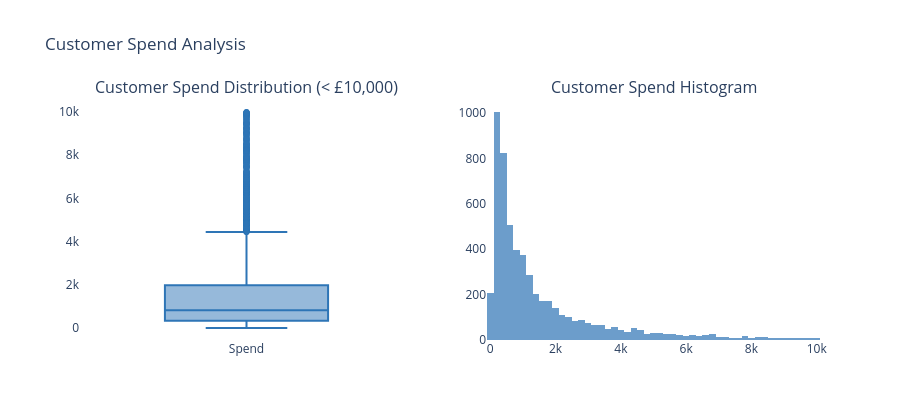

This figure's notebook cell:
### Code cell
customer_spend = df.groupby('Customer ID')['TotalPrice'].sum().reset_index()
customer_spend.columns = ['Customer ID', 'Total Spend']
customer_spend_filtered = customer_spend[customer_spend['Total Spend'] < 10000]

fig6 = make_subplots(rows=1, cols=2,
    subplot_titles=('Customer Spend Distribution (< £10,000)', 
                    'Customer Spend Histogram'))

fig6.add_trace(go.Box(
    y=customer_spend_filtered['Total Spend'],
    name='Spend', marker_color='#2E75B6',
    boxpoints='outliers'
), row=1, col=1)

fig6.add_trace(go.Histogram(
    x=customer_spend_filtered['Total Spend'],
    nbinsx=50, marker_color='#2E75B6',
    opacity=0.7, name='Count'
), row=1, col=2)

fig6.update_layout(
    height=420, showlegend=False,
    plot_bgcolor='white', paper_bgcolor='white',
    title='Customer Spend Analysis'
)
fig6.show()
print("图6完成")

### Figure 1 — Plotly figure (JSON) as saved in the notebook; plotly's stock layout.template omitted (floating-point values rounded to 4 significant figures; data arrays with more than 128 entries replaced by an {"elided": "..."} marker saying what was removed)
{"data": [{"boxpoints": "outliers", "marker": {"color": "#2E75B6"}, "name": "Spend", "type": "box", "xaxis": "x", "y": {"elided": "5611 float values"}, "yaxis": "y"}, {"marker": {"color": "#2E75B6"}, "name": "Count", "nbinsx": 50, "opacity": 0.7, "type": "histogram", "x": {"elided": "5611 float values"}, "xaxis": "x2", "yaxis": "y2"}], "layout": {"annotations": [{"font": {"size": 16}, "showarrow": false, "text": "Customer Spend Distribution (< £10,000)", "x": 0.225, "xanchor": "center", "xref": "paper", "y": 1, "yanchor": "bottom", "yref": "paper"}, {"font": {"size": 16}, "showarrow": false, "text": "Customer Spend Histogram", "x": 0.775, "xanchor": "center", "xref": "paper", "y": 1, "yanchor": "bottom", "yref": "paper"}], "height": 420, "paper_bgcolor": "white", "plot_bgcolor": "white", "showlegend": false, "title": {"text": "Customer Spend Analysis"}, "xaxis": {"anchor": "y", "domain": [0, 0.45]}, "xaxis2": {"anchor": "y2", "domain": [0.55, 1]}, "yaxis": {"anchor": "x", "domain": [0, 1]}, "yaxis2": {"anchor": "x2", "domain": [0, 1]}}}
